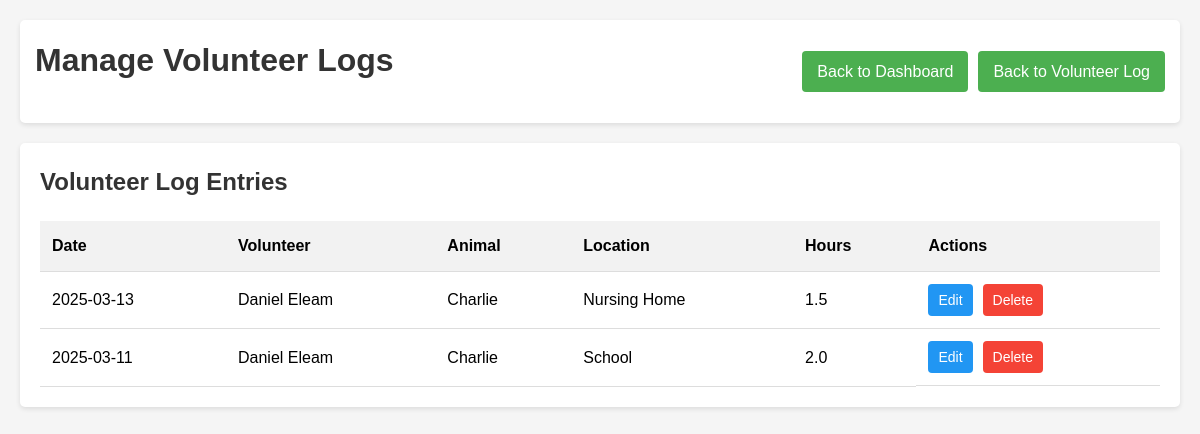
The app's page /admin/logs with its own data.
### tables this page shows
CREATE TABLE volunteer_logs (
        id INTEGER PRIMARY KEY AUTOINCREMENT,
        volunteer_name TEXT NOT NULL,
        animal_name TEXT NOT NULL,
        location TEXT NOT NULL,
        log_date TEXT NOT NULL,
        hours REAL NOT NULL,
        timestamp TEXT NOT NULL
    );

### handInPaw/webApp.py (the view)
@app.route('/admin/logs')
def manage_logs():
    conn = sqlite3.connect(DB_PATH)
    conn.row_factory = sqlite3.Row
    cursor = conn.cursor()
    cursor.execute('SELECT * FROM volunteer_logs ORDER BY log_date DESC, timestamp DESC')
    logs = [dict(row) for row in cursor.fetchall()]
    cursor.execute('SELECT name FROM locations WHERE active = 1 ORDER BY name')
    locations = [row['name'] for row in cursor.fetchall()]
    conn.close()
    return render_template('manage_logs.html', logs=logs, locations=locations)

### handInPaw/templates/manage_logs.html (shortened to what this page needs)
<!DOCTYPE html>
<html>
<head>
</head>
<body>
    <div class="container">
        <div class="header">
            <h1>Manage Volunteer Logs</h1>
            <div class="nav">
                <a href="/admin">Back to Dashboard</a>
                <a href="/">Back to Volunteer Log</a>
            </div>
        </div>
        <div class="card">
            <h2>Volunteer Log Entries</h2>
            <table>
                <thead>
                    <tr>
                        <th>Date</th>
                        <th>Volunteer</th>
                        <th>Animal</th>
                        <th>Location</th>
                        <th>Hours</th>
                        <th>Actions</th>
                    </tr>
                </thead>
                <tbody>
                    {% for log in logs %}
                    <tr>
                        <td>{{ log.log_date }}</td>
                        <td>{{ log.volunteer_name }}</td>
                        <td>{{ log.animal_name }}</td>
                        <td>{{ log.location }}</td>
                        <td>{{ log.hours }}</td>
                        <td class="actions">
                            <a href="/admin/logs/edit/{{ log.id }}" class="btn-sm btn-primary">Edit</a>
                            <a href="/admin/logs/delete/{{ log.id }}" class="btn-sm btn-danger"
                               onclick="return confirm('Are you sure you want to delete this log entry?')">
                                Delete
                            </a>
                        </td>
                    </tr>
                    {% endfor %}
                </tbody>
            </table>
        </div>
    </div>
</body>
</html>

### handInPaw/templates/manage_logs.html (style rules this page uses)
body { font-family: Arial, sans-serif; margin: 0; padding: 20px; line-height: 1.6; background-color: #f5f5f5; }
.container { max-width: 1200px; margin: 0 auto; }
.header { display: flex; justify-content: space-between; align-items: center; margin-bottom: 20px; background-color: white; padding: 15px; border-radius: 5px; box-shadow: 0 2px 5px rgba(0,0,0,0.1); }
h1, h2 { color: #333; margin-top: 0; }
.nav { display: flex; gap: 10px; }
.nav a { text-decoration: none; background-color: #4CAF50; padding: 8px 15px; border-radius: 4px; color: white; }
.card { background-color: white; padding: 20px; border-radius: 5px; box-shadow: 0 2px 5px rgba(0,0,0,0.1); margin-bottom: 20px; }
table { width: 100%; border-collapse: collapse; }
th, td { text-align: left; padding: 12px; border-bottom: 1px solid #ddd; }
th { background-color: #f2f2f2; font-weight: bold; }
.actions { display: flex; gap: 10px; }
.btn-sm { padding: 5px 10px; font-size: 14px; text-decoration: none; color: white; border-radius: 4px; display: inline-block; }
.btn-primary { background-color: #2196F3; }
.btn-danger { background-color: #f44336; }

### records on screen
volunteer_logs: log_date "2025-03-13", volunteer_name "Daniel Eleam", animal_name "Charlie", location "Nursing Home", hours "1.5"
volunteer_logs: log_date "2025-03-11", volunteer_name "Daniel Eleam", animal_name "Charlie", location "School", hours "2.0"
